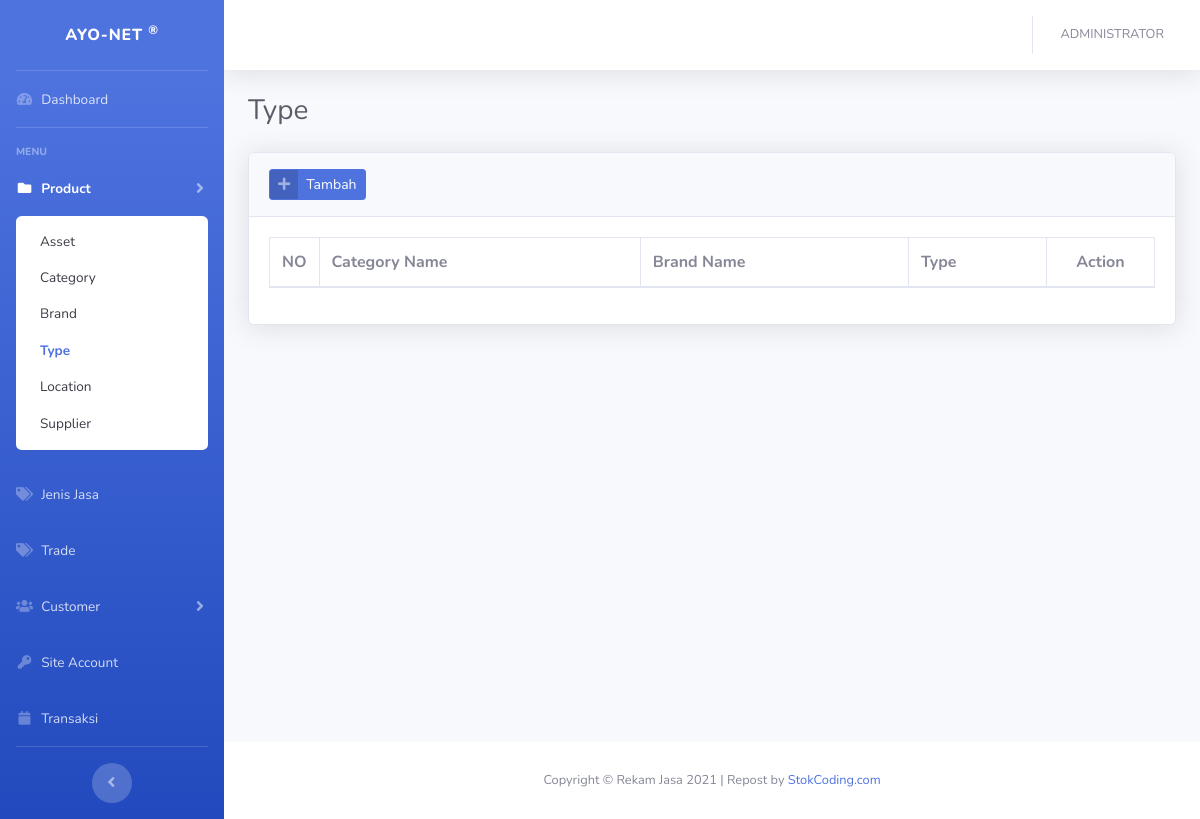
Before: /?tipe (signed in) with the older database file.
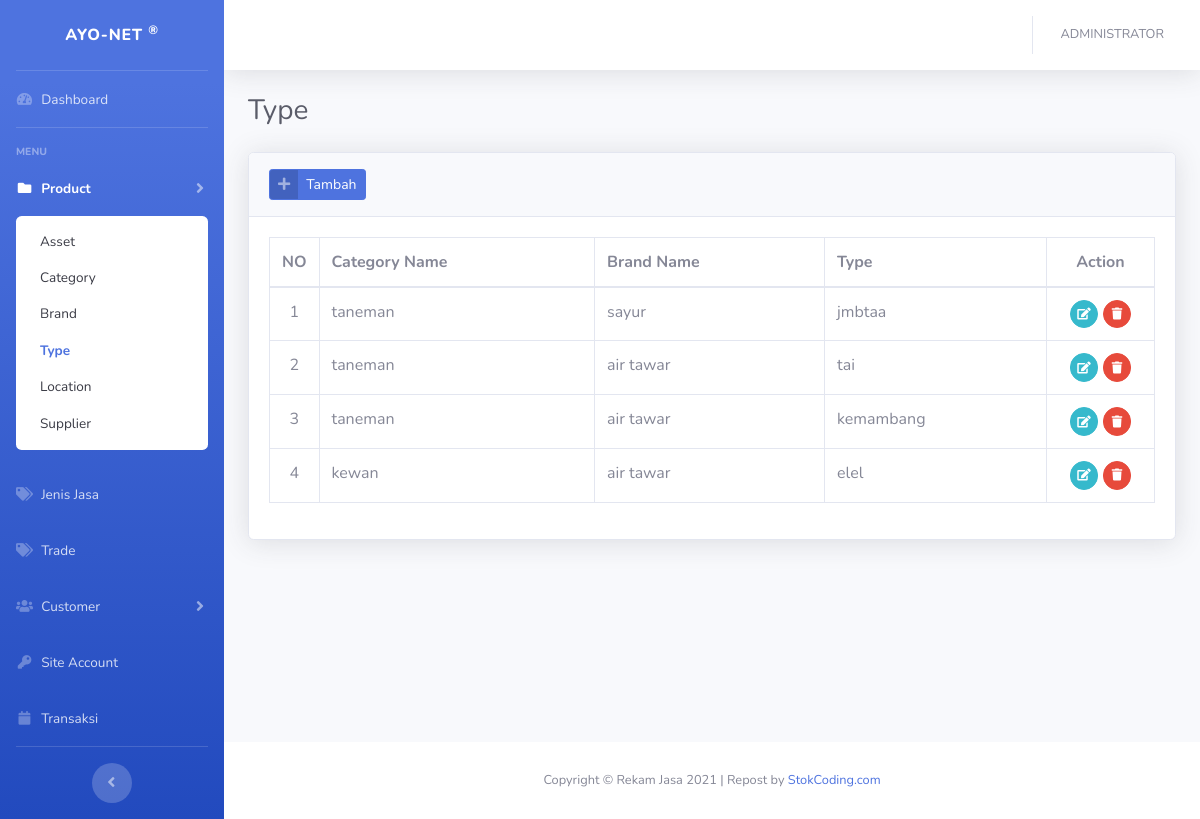
After: the same page with the newer database file.
### tables this page shows
CREATE TABLE `tipe` (
  `idtipe` int(11) NOT NULL,
  `namatipe` varchar(50) NOT NULL,
  `tipe_no` varchar(50) NOT NULL,
  `idcat` int(11) NOT NULL,
  `idbrand` int(11) NOT NULL,
  `data_status` enum('Enable','Disable') NOT NULL
);

CREATE TABLE `category` (
  `idcat` int(11) NOT NULL,
  `namacat` varchar(50) NOT NULL,
  `cat_no` varchar(50) NOT NULL,
  `data_status` enum('Enable','Disable') NOT NULL
);

CREATE TABLE `brand` (
  `idbrand` int(11) NOT NULL,
  `namabrand` varchar(50) NOT NULL,
  `brand_no` varchar(50) NOT NULL,
  `idcat` int(11) NOT NULL,
  `data_status` enum('Enable','Disable') NOT NULL
);

### config/function.php (called while the page is built, shortened)
<?php
function encrypt($str) {
return base64_encode($str);
}
function base_url(){
    $base_url= ((isset($_SERVER['HTTPS']) && $_SERVER['HTTPS'] == "on") ? "https" : "http");
    $base_url.= "://".$_SERVER['HTTP_HOST'];
    $base_url.= str_replace(basename($_SERVER['SCRIPT_NAME']),"",$_SERVER['SCRIPT_NAME']);
    return $base_url;
}
?>

### views/produk/tipe.php (the view, shortened to what this page needs)
<div class="container-fluid">
    <div class="d-sm-flex align-items-center justify-content-between mb-4">
        <h1 class="h3 mb-0 text-gray-800">Type</h1>
    </div>
    <div class="card shadow mb-4">
        <div class="card-header py-3">
            <a href="#" class="btn btn-primary btn-icon-split btn-sm" data-toggle="modal" data-target="#transaksiModal"
                onclick="submit('add')">
                <span class="icon text-white-50">
                    <i class="fas fa-plus"></i>
                </span>
                <span class="text">Tambah</span>
            </a>
        </div>
        <div class="card-body">
            <div class="table-responsive">
                <table class="table table-bordered table-hover" id="dataTable" width="100%" cellspacing="0">
                    <thead>
                        <tr>
                            <th width="20">NO</th>
                            <th>Category Name</th>
                            <th>Brand Name</th>
                            <th>Type</th>
                            <th width="1%"><center>&nbsp;&nbsp;&nbsp;&nbsp;Action&nbsp;&nbsp;&nbsp;&nbsp;</center></th>
                        </tr>
                    </thead>
                    <tbody>
                        <?php
                        $n=1;
                        $query = mysqli_query($con,"SELECT * FROM category x, brand x1, tipe x2 WHERE x2.idbrand=x1.idbrand and x2.idcat=x.idcat and x2.data_status='Enable' ORDER BY x.namacat DESC") or die(mysqli_error($con));
                        while($row = mysqli_fetch_array($query)):
                        ?>
                        <tr>
                        <td><center><?= $n++; ?></center></td>
                            <td><?= $row['namacat']; ?></td>
                            <td><?= $row['namabrand']; ?></td>
                            <td><?= $row['namatipe']; ?></td>
                            <td><center>
                                <a href="#transaksiModal" data-toggle="modal"
                                    onclick="submit(<?=$row['idtipe'];?>)" class="btn btn-sm btn-circle btn-info"
                                    data-toggle="tooltip" data-placement="top" title="Ubah Data"><i
                                        class="fas fa-edit"></i></a>
                                <a href="<?=base_url();?>process/tipe.php?act=<?=encrypt('delete');?>&idtipe=<?=encrypt($row['idtipe']);?>"
                                    class="btn btn-sm btn-circle btn-danger btn-hapus" data-toggle="tooltip"
                                    data-placement="top" title="Hapus Data"><i class="fas fa-trash"></i></a></center>
                            </td>
                        </tr>
                        <?php endwhile; ?>
                    </tbody>
                </table>
            </div>
        </div>
    </div>
</div>

### index.php (shortened to what this page needs)
<?php
if($_SESSION['username']=="" && $_SESSION['level']==""):
    header("Location:".$base_url."login.php");
else:
    include('config/header.php');
?>
<body id="page-top">
    <div id="wrapper">
        <?php include "config/page.php"; ?>
        <?php include "config/sidebar.php"; ?>
        <div id="content-wrapper" class="d-flex flex-column">
            <div id="content">
                <?php include "config/topbar.php"; ?>
                <?php include ($views); ?>
            </div>
            <footer class="sticky-footer bg-white">
                <div class="container my-auto">
                    <div class="copyright text-center my-auto">
                        <span>Copyright &copy; Rekam Jasa <?= date('Y'); ?> | Repost by <a href='https://stokcoding.com/' title='StokCoding.com' target='_blank'>StokCoding.com</a>
                        </span>
                    </div>
                </div>
            </footer>
        </div>
    </div>
    <?php include "config/footer.php"; ?>
    <?php endif;?>

### config/header.php (shortened to what this page needs)
<?php include "config/function.php"; ?>
<!DOCTYPE html>
<html lang="en">
<head>
    <link href="<?=base_url();?>assets/vendor/fontawesome-free/css/all.min.css" rel="stylesheet" type="text/css">
    <link href="<?=base_url();?>assets/css/sb-admin-2.min.css" rel="stylesheet">
    <link href="<?=base_url();?>assets/vendor/select2/css/select2.min.css" rel="stylesheet" />
    <link href="<?=base_url();?>assets/vendor/datatables/dataTables.bootstrap4.min.css" rel="stylesheet">
</head>

### config/sidebar.php (shortened to what this page needs)
<ul class="navbar-nav bg-gradient-primary sidebar sidebar-dark accordion" id="accordionSidebar">
    <a class="sidebar-brand d-flex align-items-center justify-content-center" href="index.html">
        <div class="sidebar-brand-text mx-3">AYO-NET <sup>®</sup></div>
    </a>
    <hr class="sidebar-divider my-0">
    <li class="nav-item <?=isset($home)?'active':'';?>">
        <a class="nav-link" href="?#">
            <i class="fas fa-fw fa-tachometer-alt"></i>
            <span>Dashboard</span></a>
    </li>
    <hr class="sidebar-divider">
    <div class="sidebar-heading">
        Menu
    </div>
    <li class="nav-item <?=isset($prod)?'active':'';?>">
        <a class="nav-link collapsed" href="#" data-toggle="collapse" data-target="#prod" aria-expanded="true"
            aria-controls="a">
            <i class="fas fa-fw fa-folder"></i>
            <span>Product</span>
        </a>
        <div id="prod" class="collapse <?=isset($prod)?'show':'';?>" aria-labelledby="headingTwo"
            data-parent="#accordionSidebar">
            <div class="bg-white py-2 collapse-inner rounded">
                <a class="collapse-item <?=isset($asset)?'active':'';?>" href="?asset">Asset</a>
                <a class="collapse-item <?=isset($cat)?'active':'';?>" href="?cat">Category</a>
                <a class="collapse-item <?=isset($brand)?'active':'';?>" href="?brand">Brand</a>
                <a class="collapse-item <?=isset($tipe)?'active':'';?>" href="?tipe">Type</a>
                <a class="collapse-item <?=isset($loc)?'active':'';?>" href="?loc">Location</a>
                <a class="collapse-item <?=isset($sup)?'active':'';?>" href="?sup">Supplier</a>
            </div>
        </div>
    </li>
    <li class="nav-item <?=isset($jj)?'active':'';?>">
        <a class="nav-link" href="?jj">
            <i class="fas fa-fw fa-tags"></i>
            <span>Jenis Jasa</span>
        </a>
    </li>
    <li class="nav-item <?=isset($trade)?'active':'';?>">
        <a class="nav-link" href="?trade">
            <i class="fas fa-fw fa-tags"></i>
            <span>Trade</span>
        </a>
    </li>
    <li class="nav-item <?=isset($cust)?'active':'';?>">
        <a class="nav-link collapsed" href="?#" data-toggle="collapse" data-target="#cust" aria-expanded="true"
            aria-controls="b">
            <i class="fas fa-fw fa-users"></i>
            <span>Customer</span>
        </a>
    </li>
    <?php if($_SESSION['level']=='Admin'):?>
        <li class="nav-item <?=isset($pengguna)?'active':'';?>">
        <a class="nav-link" href="?pengguna">
            <i class="fas fa-fw fa-key"></i>
            <span>Site Account</span>
        </a>
    </li>
    <?php endif; ?>
    <?php if($_SESSION['level']=='Admin' || $_SESSION['level']=='User'):?>
    <li class="nav-item <?=isset($transaksi)?'active':'';?>">
        <a class="nav-link" href="?transaksi">
            <i class="fas fa-fw fa-calendar"></i>
            <span>Transaksi</span>
        </a>
    </li>
    <?php endif; ?>
    <hr class="sidebar-divider d-none d-md-block">
    <div class="text-center d-none d-md-inline">
        <button class="rounded-circle border-0" id="sidebarToggle"></button>
    </div>
</ul>

### config/topbar.php (shortened to what this page needs)
<nav class="navbar navbar-expand navbar-light bg-white topbar mb-4 static-top shadow">
    <ul class="navbar-nav ml-auto">
        <li class="nav-item dropdown no-arrow">
            <a class="nav-link dropdown-toggle" href="#" id="userDropdown" role="button" data-toggle="dropdown"
                aria-haspopup="true" aria-expanded="false">
                <span class="mr-2 d-lg-inline text-gray-600 small"><?= strtoupper($_SESSION['fullname']); ?></span>
            </a>
        </li>
    </ul>
</nav>

### config/footer.php (shortened to what this page needs)
</body>
</html>

Changed rows visible on the page:
now on this page (row edited): tipe: idcat.namacat "taneman", idbrand.namabrand "sayur", namatipe "jmbtaa"
now on this page (row edited): tipe: idcat.namacat "taneman", idbrand.namabrand "air tawar", namatipe "tai"
now on this page (row edited): tipe: idcat.namacat "taneman", idbrand.namabrand "air tawar", namatipe "kemambang"
now on this page (row edited): tipe: idcat.namacat "kewan", idbrand.namabrand "air tawar", namatipe "elel"
